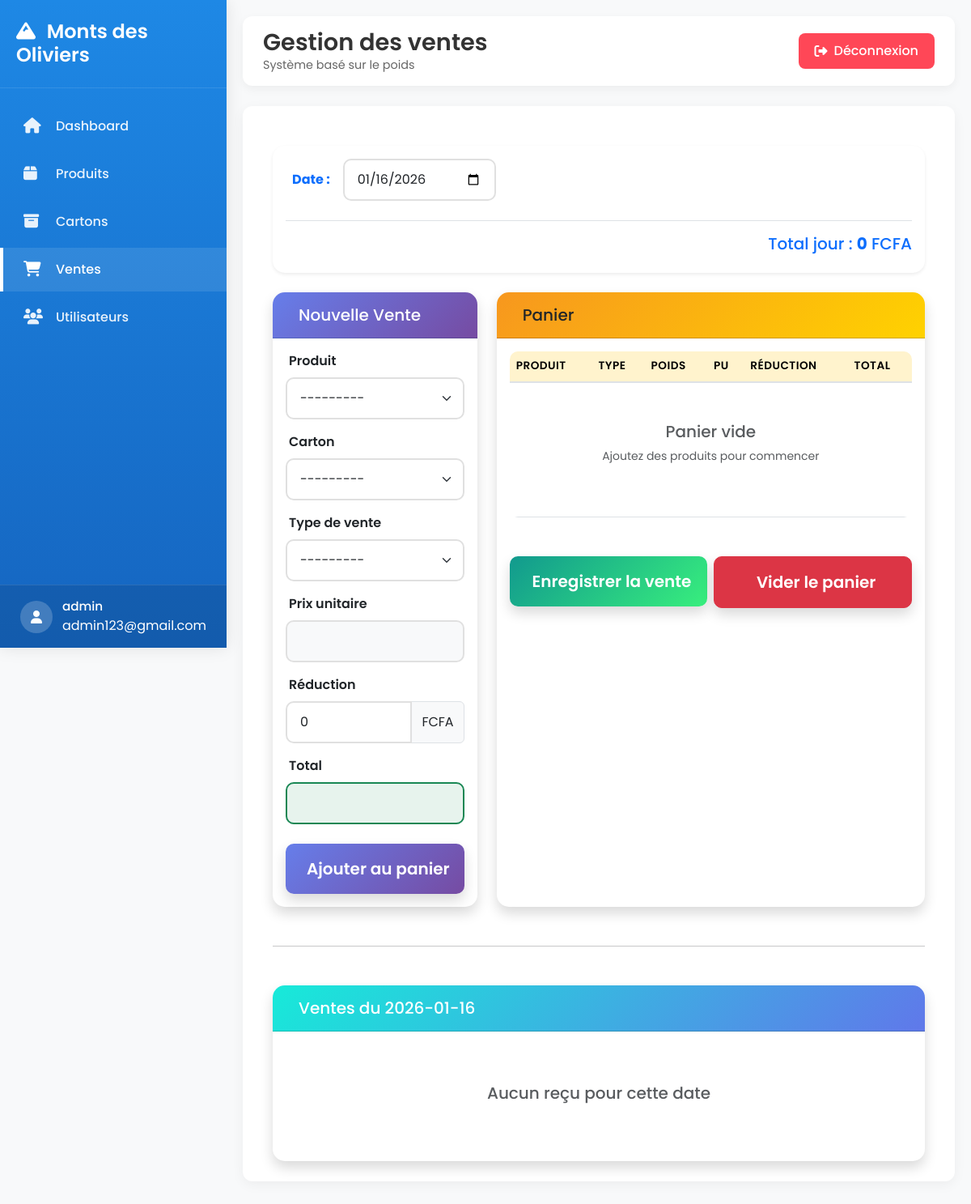
/ventes/ (signed in), run on an earlier commit of the app's database.
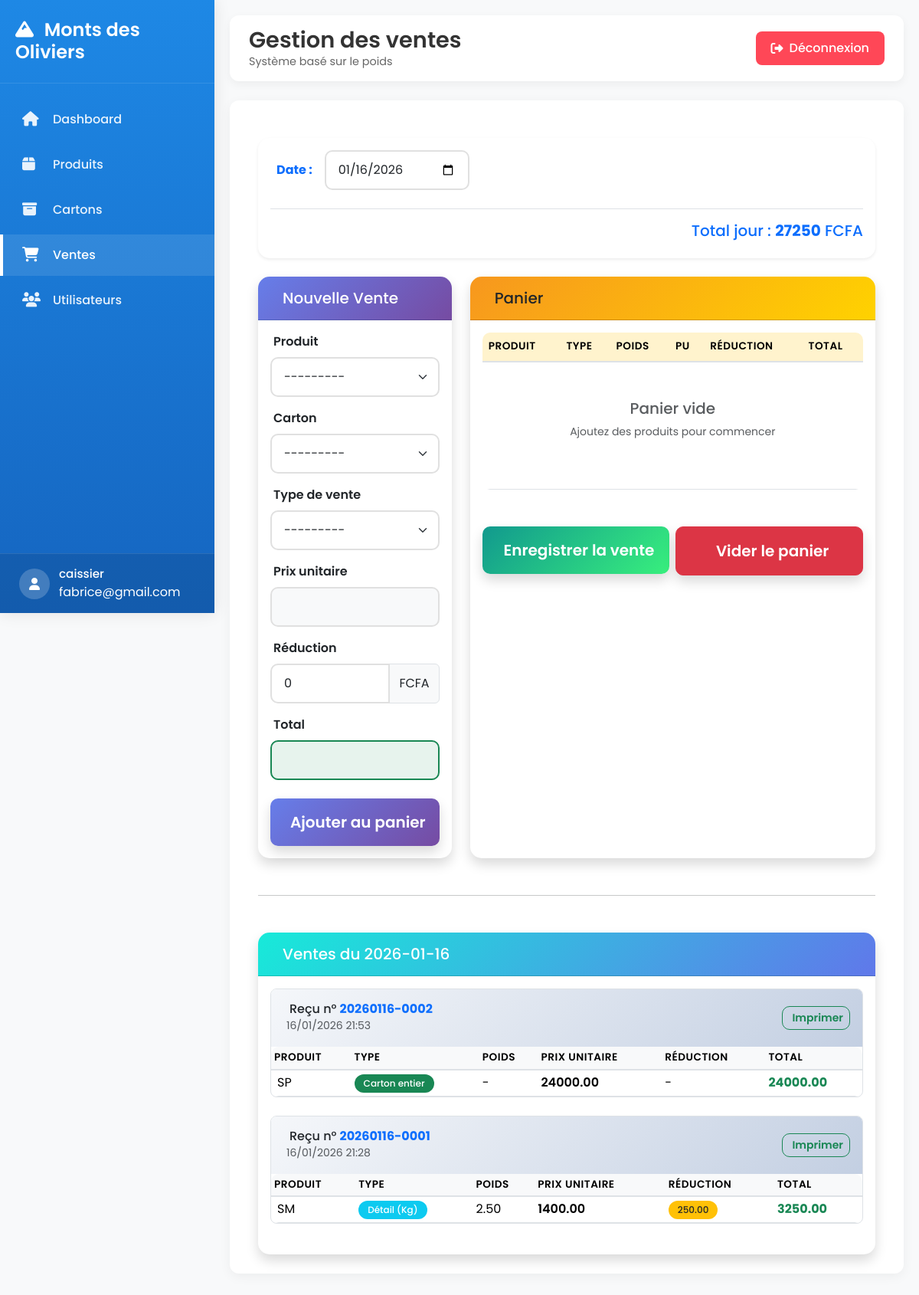
And on a later commit of the database.
### stock_produit/models/user.py (models this page shows, shortened)
class User(AbstractUser):
    USER_TYPE_CHOICES = [
        ('admin', 'Admin'),
        ('caissier', 'Caissier'),
    ]
    username = None
    email = models.EmailField(unique=True)
    user_type = models.CharField(max_length=10, choices=USER_TYPE_CHOICES)
    USERNAME_FIELD = 'email'
    REQUIRED_FIELDS = []

### stock_produit/models/recu.py (models this page shows, shortened)
class Recu(models.Model):
        numero = models.CharField(max_length=20, unique=True)
        total = models.DecimalField(max_digits=12, decimal_places=2, default=0)
        created_at = models.DateTimeField(auto_now_add=True)

### stock_produit/models/vente.py (models this page shows, shortened)
class Vente(models.Model):
    created_at = models.DateTimeField(null=True, blank=True)
    TYPE_VENTE_CHOICES = (
        ("DETAIL", "Détail (Kg)"),
        ("CARTON", "Carton entier"),
    )
    recu = models.ForeignKey(
        Recu,
        related_name="ventes",
        on_delete=models.CASCADE
    )
    produit = models.ForeignKey(
        Produit,
        on_delete=models.PROTECT
    )
    carton = models.ForeignKey(
        Carton,
        on_delete=models.PROTECT,
        null=True,
        blank=True
    )
    type_vente = models.CharField(
        max_length=10,
        choices=TYPE_VENTE_CHOICES
    )
    poids_vendu = models.DecimalField(
        max_digits=10,
        decimal_places=2,
        null=True,
        blank=True
    )
    prix_unitaire = models.DecimalField(
        max_digits=10,
        decimal_places=2
    )
    reduction = models.DecimalField(
        max_digits=10,
        decimal_places=2,
        default=0
    )
    total_price = models.DecimalField(
        max_digits=12,
        decimal_places=2,
        default=0
    )

### stock_produit/models/produit.py (models this page shows)
class Produit(models.Model):
    CATEGORY_CHOICES = [
        ('volaille', 'Volailles'),
        ('poisson', 'Poissons'),
        ('frites', 'Frites'),
    ]
    name = models.CharField(max_length=100)
    price_per_kg = models.DecimalField(max_digits=10, decimal_places=2)
    carton_price = models.DecimalField(max_digits=10, decimal_places=2)
    category = models.CharField(max_length=20, choices=CATEGORY_CHOICES)
    stock_alert = models.PositiveIntegerField(default=5)
    created_at = models.DateTimeField(auto_now_add=True)
    def __str__(self):
        return self.name

### stock_produit/views.py (the view, shortened to what this page needs)
# urls.py: path("ventes/", views.ventes, name="ventes"),
@login_required
def ventes(request, recu_id=None):
    date_str = request.GET.get("date")
    if date_str:
        date_obj = datetime.strptime(date_str, "%Y-%m-%d").date()
    else:
        date_obj = timezone.now().date()
    selected_date = date_obj.strftime("%Y-%m-%d")
    recus = Recu.objects.filter(
        created_at__date=date_obj
    ).prefetch_related("ventes").order_by("-id")
    total_jour = recus.aggregate(
        total=Sum("total")
    )["total"] or Decimal("0")
    context = {
        "form": VenteForm(),
        "panier": request.session.get("panier", []),
        "recus": recus,
        "total_jour": total_jour,
        "selected_date": selected_date,
        "detail_recu": False,
    }
    return render(request, "Vente/ventes.html", context)

### stock_produit/forms.py
class VenteForm(forms.ModelForm):
    class Meta:
        model = Vente
        fields = [
            "produit",
            "carton",
            "type_vente",
            "poids_vendu",
            "prix_unitaire",
            "reduction",
        ]
        widgets = {
            "produit": forms.Select(attrs={"class": "form-select"}),
            "carton": forms.Select(attrs={"class": "form-select"}),
            "type_vente": forms.Select(attrs={"class": "form-select"}),
            "poids_vendu": forms.NumberInput(attrs={"class": "form-control"}),
            "prix_unitaire": forms.NumberInput(attrs={
                "class": "form-control",
                "readonly": True
            }),
            "reduction": forms.NumberInput(attrs={"class": "form-control"}),
        }

### stock_produit/models/carton.py (called while the page is built)
    def __str__(self):
        return f"{self.produit.name} - {self.remaining_weight} kg restants"

### stock_produit/templates/Vente/ventes.html (shortened to what the changed rows need)
{% extends "Base/base.html" %}
{% block page_title %}Gestion des ventes{% endblock %}
{% block content %}
<div class="container-fluid mt-4">
<div class="card shadow-sm border-0 mb-4">
    <div class="card-body p-3">
        <div class="total-jour text-end mt-4 pt-3 border-top">
            <h5 class="text-primary">
                Total jour : <span class="fw-bold">{{ total_jour }}</span> FCFA
            </h5>
        </div>
    </div>
</div>
{% if detail_recu %}
<div class="card shadow border-0">
    <div class="card-header bg-primary text-white d-flex justify-content-between align-items-center">
        <h4 class="mb-0">
            <i class="bi bi-receipt me-2"></i>Reçu n° {{ recu.numero }}
        </h4>
        <a href="{% url 'ventes' %}" class="btn btn-light btn-sm">
            <i class="bi bi-arrow-left me-1"></i>Retour
        </a>
    </div>
    <div class="card-body">
        <div class="table-responsive">
            <table class="table table-hover table-striped">
                <thead class="table-primary">
                    <tr>
                        <th><i class="bi bi-box me-1"></i>Produit</th>
                        <th><i class="bi bi-tag me-1"></i>Type</th>
                        <th><i class="bi bi-scale me-1"></i>Poids</th>
                        <th><i class="bi bi-currency-dollar me-1"></i>PU</th>
                        <th><i class="bi bi-percent me-1"></i>Réduction</th>
                        <th><i class="bi bi-calculator me-1"></i>Total</th>
                    </tr>
                </thead>
                <tbody>
                    {% for v in recu.ventes.all %}
                    <tr>
                        <td>{{ v.produit }}</td>
                        <td>
                            <span class="badge {% if v.type_vente == 'CARTON' %}bg-success{% else %}bg-info{% endif %}">
                                {{ v.get_type_vente_display }}
                            </span>
                        </td>
                        <td>
                            {% if v.poids_vendu %}
                            <span class="badge bg-secondary">{{ v.poids_vendu }}</span>
                            {% else %}-{% endif %}
                        </td>
                        <td class="fw-bold">{{ v.prix_unitaire }}</td>
                        <td>
                            {% if v.reduction %}
                            <span class="badge bg-warning text-dark">{{ v.reduction }}</span>
                            {% else %}-{% endif %}
                        </td>
                        <td class="fw-bold text-success">{{ v.total_price }}</td>
                    </tr>
                    {% endfor %}
                </tbody>
            </table>
        </div>
    </div>
</div>
{% else %}
<div class="row g-4">
    <div class="col-lg-8">
        <div class="card shadow border-0 h-100">
            <div class="card-body">
                <div class="table-responsive">
                    <table class="table table-hover">
                        <thead class="table-warning">
                            <tr>
                                <th>Produit</th>
                                <th>Type</th>
                                <th>Poids</th>
                                <th>PU</th>
                                <th>Réduction</th>
                                <th>Total</th>
                            </tr>
                        </thead>
                    </table>
                </div>
            </div>
        </div>
    </div>
</div>
<div class="card shadow border-0">
    <div class="card-body">
        {% if recus %}
            {% for r in recus %}
            <div class="receipt-card mb-4 border rounded-3 overflow-hidden">
                <div class="receipt-header bg-light p-3 d-flex justify-content-between align-items-center">
                    <div>
                        <h6 class="mb-0">
                            Reçu n°
                            <a href="{% url 'detail_recu' r.id %}" class="text-decoration-none fw-bold">
                                {{ r.numero }}
                            </a>
                        </h6>
                        <small class="text-muted">
                            {{ r.created_at|date:"d/m/Y H:i" }}
                        </small>
                    </div>
                    <button type="button" class="btn btn-outline-success btn-sm"
                            onclick="imprimerRecu({{ r.id }})">
                        Imprimer
                    </button>
                </div>
                <div class="receipt-body">
                    <div class="table-responsive">
                        <table class="table table-sm mb-0">
                            <thead class="table-light">
                                <tr>
                                    <th>Produit</th>
                                    <th>Type</th>
                                    <th>Poids</th>
                                    <th>Prix Unitaire</th>
                                    <th>Réduction</th>
                                    <th>Total</th>
                                </tr>
                            </thead>
                            <tbody>
                                {% for v in r.ventes.all  %}
                                <tr>
                                    <td>
                                        {{ v.produit.name }}
                                    </td>
                                    <td>
                                        <span class="badge {% if v.type_vente == 'CARTON' %}bg-success{% else %}bg-info{% endif %}">
                                            {{ v.get_type_vente_display }}
                                        </span>
                                    </td>
                                    <td>{{ v.poids_vendu|default:"-" }}</td>
                                    <td class="fw-semibold">{{ v.prix_unitaire }}</td>
                                    <td>
                                        {% if v.reduction %}
                                        <span class="badge bg-warning text-dark">{{ v.reduction }}</span>
                                        {% else %}-{% endif %}
                                    </td>
                                    <td class="fw-bold text-success">{{ v.total_price }}</td>
                                </tr>
                                {% endfor %}
                            </tbody>
                        </table>
                    </div>
                </div>
            </div>
            {% endfor %}
        {% else %}
            <div class="text-center py-5">
                <div class="text-muted">
                    <p class="h5">Aucun reçu pour cette date</p>
                </div>
            </div>
        {% endif %}
    </div>
</div>
{% endif %}
</div>
{% endblock %}

### stock_produit/templates/Base/base.html (shortened to what this page needs)
<!DOCTYPE html>
<html lang="fr">
<head>
    <link href="https://cdn.jsdelivr.net/npm/bootstrap@5.3.2/dist/css/bootstrap.min.css" rel="stylesheet">
    <link href="https://cdnjs.cloudflare.com/ajax/libs/font-awesome/6.5.1/css/all.min.css" rel="stylesheet">
</head>
<body>
    <div class="sidebar" id="sidebar">
        <div class="sidebar-header">
            <h3><i class="fas fa-mountain me-2"></i> Monts des Oliviers</h3>
        </div>
        <div class="sidebar-menu">
            <ul>
                <li>
                    <a href="{% url 'dashboard' %}" class="{% if request.path == '/dashboard/' %}active{% endif %}">
                        <i class="fas fa-home"></i>
                        <span>Dashboard</span>
                    </a>
                </li>
                <li>
                    <a href="{% url 'produits' %}" class="{% if 'produits' in request.path %}active{% endif %}">
                        <i class="fas fa-box"></i>
                        <span>Produits</span>
                    </a>
                </li>
                <li>
                    <a href="{% url 'cartons' %}" class="{% if 'cartons' in request.path %}active{% endif %}">
                        <i class="fas fa-archive"></i>
                        <span>Cartons</span>
                    </a>
                </li>
                <li>
                    <a href="{% url 'ventes' %}" class="{% if 'ventes' in request.path %}active{% endif %}">
                        <i class="fas fa-shopping-cart"></i>
                        <span>Ventes</span>
                    </a>
                </li>
                <li>
                    <a href="{% url 'users' %}" class="{% if 'users' in request.path %}active{% endif %}">
                        <i class="fas fa-users"></i>
                        <span>Utilisateurs</span>
                    </a>
                </li>
            </ul>
        </div>
        <div class="user-profile">
            <div class="user-info">
                <div class="user-avatar">
                    <i class="fas fa-user"></i>
                </div>
                <div>
                    {% if request.user.is_authenticated %}
                    <div class="user-name">{{ request.user.user_type }}</div>
                    <span>{{ request.user.email }}</span>
                    {% endif %}
                </div>
            </div>
        </div>
    </div>
    <div class="main-content" id="mainContent">
        <nav class="top-navbar">
            <div class="left-header">
                <div class="page-title">
                    <h1>{% block page_title %}Dashboard{% endblock %}</h1>
                    <p>{% block page_subtitle %}Gestion des opérations commerciales{% endblock %}</p>
                </div>
            </div>
            <div class="top-actions">
                <a href="{% url 'deconnexion' %}" class="logout-btn">
                    <i class="fas fa-sign-out-alt"></i>
                    Déconnexion
                </a>
            </div>
        </nav>
        <div class="content-card fade-in">
            {% block content %}{% endblock %}
        </div>
    </div>
</body>
</html>

What changed in the data, as far as the page shows it:
changed User: user.user_type "admin" → "caissier"; user.email "admin123@gmail.com" → "fabrice@gmail.com"
added Recu: numero "20260116-0002", created_at "16/01/2026 21:53"
added Vente: produit.name "SP", type_vente "Carton entier", poids_vendu "-", prix_unitaire "24000.00", total_price "24000.00", shown under "20260116-0002"
added Recu: numero "20260116-0001", created_at "16/01/2026 21:28"
added Vente: produit.name "SM", type_vente "Détail (Kg)", poids_vendu "2.50", prix_unitaire "1400.00", reduction "250.00", total_price "3250.00", shown under "20260116-0001"
Also different on the page:
{{ total_jour }}: "0" → "27250"
text no longer shown: "Aucun reçu pour cette date"
